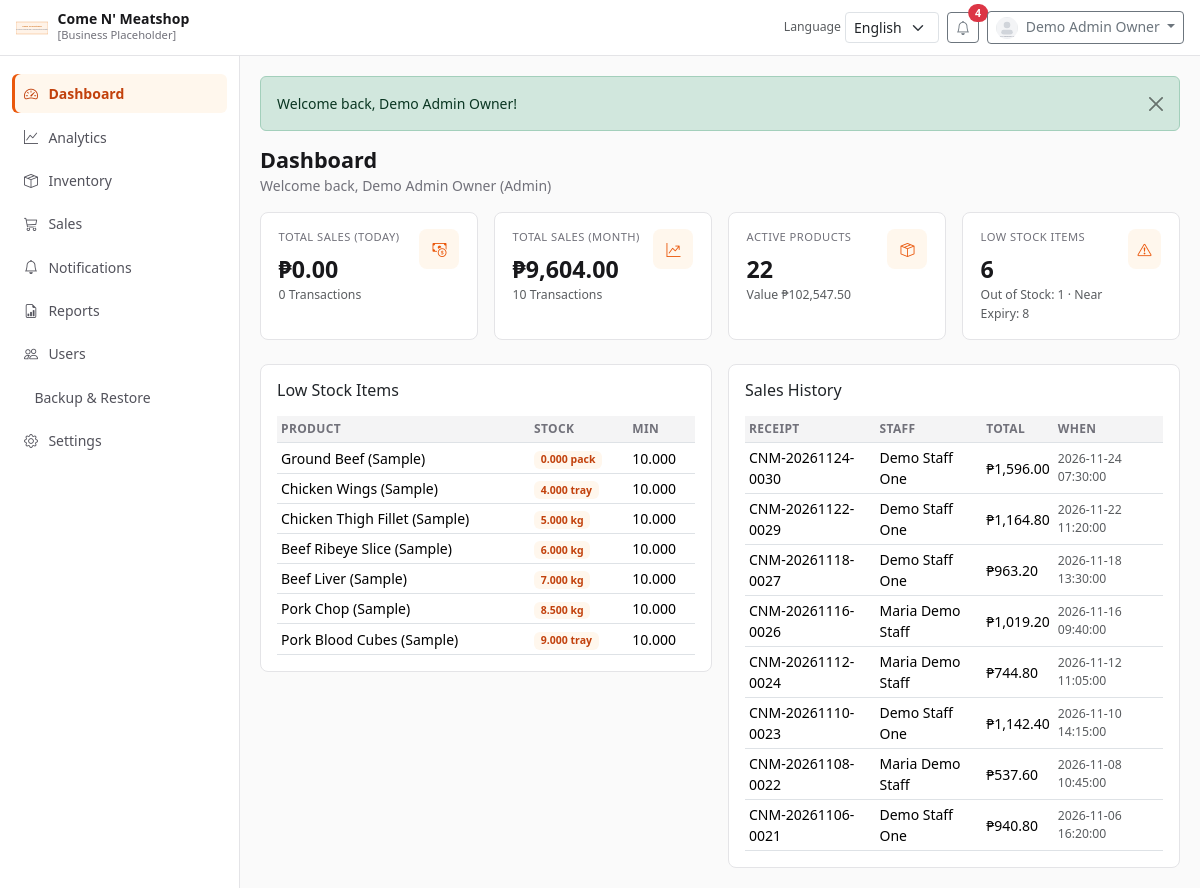
The app's page /modules/dashboard/index.php (signed in) with its own data.
### tables this page shows
CREATE TABLE `products` (
  `id` INT UNSIGNED NOT NULL AUTO_INCREMENT,
  `category_id` INT UNSIGNED NULL,
  `name` VARCHAR(150) NOT NULL,
  `meat_type` VARCHAR(100) NULL,
  `description` TEXT NULL,
  `price` DECIMAL(12,2) NOT NULL DEFAULT 0.00,
  `unit` VARCHAR(30) NOT NULL DEFAULT 'kg',
  `stock_quantity` DECIMAL(12,3) NOT NULL DEFAULT 0.000,
  `min_stock_level` DECIMAL(12,3) NOT NULL DEFAULT 10.000,
  `expiration_date` DATE NULL,
  `image_path` VARCHAR(255) NULL,
  `barcode` VARCHAR(100) NULL,
  `supplier` VARCHAR(150) NULL,
  `status` ENUM('Active','Inactive','Archived','Deleted') NOT NULL DEFAULT 'Active',
  `created_by` INT UNSIGNED NULL,
  `updated_by` INT UNSIGNED NULL,
  `created_at` DATETIME NOT NULL DEFAULT CURRENT_TIMESTAMP,
  `updated_at` DATETIME NOT NULL DEFAULT CURRENT_TIMESTAMP ON UPDATE CURRENT_TIMESTAMP,
  `archived_at` DATETIME NULL,
  `deleted_at` DATETIME NULL,
  PRIMARY KEY (`id`),
  UNIQUE KEY `uk_products_barcode` (`barcode`),
  KEY `idx_products_category_status` (`category_id`, `status`),
  KEY `idx_products_name` (`name`),
  KEY `idx_products_status` (`status`),
  KEY `idx_products_expiration` (`expiration_date`),
  KEY `idx_products_stock` (`stock_quantity`),
  CONSTRAINT `fk_products_category` FOREIGN KEY (`category_id`) REFERENCES `product_categories` (`id`)
    ON UPDATE CASCADE ON DELETE SET NULL,
  CONSTRAINT `fk_products_created_by` FOREIGN KEY (`created_by`) REFERENCES `users` (`id`)
    ON UPDATE CASCADE ON DELETE SET NULL,
  CONSTRAINT `fk_products_updated_by` FOREIGN KEY (`updated_by`) REFERENCES `users` (`id`)
    ON UPDATE CASCADE ON DELETE SET NULL,
  CONSTRAINT `chk_products_price_nonneg` CHECK (`price` >= 0),
  CONSTRAINT `chk_products_stock_nonneg` CHECK (`stock_quantity` >= 0),
  CONSTRAINT `chk_products_min_stock_nonneg` CHECK (`min_stock_level` >= 0)
);

CREATE TABLE `sales` (
  `id` BIGINT UNSIGNED NOT NULL AUTO_INCREMENT,
  `receipt_number` VARCHAR(50) NOT NULL,
  `sale_datetime` DATETIME NOT NULL,
  `cashier_user_id` INT UNSIGNED NOT NULL,
  `customer_name` VARCHAR(150) NULL,
  `subtotal` DECIMAL(12,2) NOT NULL DEFAULT 0.00,
  `discount_percent` DECIMAL(5,2) NOT NULL DEFAULT 0.00,
  `discount_amount` DECIMAL(12,2) NOT NULL DEFAULT 0.00,
  `vat_rate_percent` DECIMAL(5,2) NOT NULL DEFAULT 12.00,
  `vat_amount` DECIMAL(12,2) NOT NULL DEFAULT 0.00,
  `total_amount` DECIMAL(12,2) NOT NULL DEFAULT 0.00,
  `payment_method` ENUM('Cash','GCash') NOT NULL,
  `amount_paid` DECIMAL(12,2) NOT NULL DEFAULT 0.00,
  `change_due` DECIMAL(12,2) NOT NULL DEFAULT 0.00,
  `status` ENUM('Completed','Edited','Voided','Deleted') NOT NULL DEFAULT 'Completed',
  `review_confirmed_at` DATETIME NULL,
  `remarks` VARCHAR(255) NULL,
  `void_reason` VARCHAR(255) NULL,
  `created_by` INT UNSIGNED NULL,
  `updated_by` INT UNSIGNED NULL,
  `voided_by` INT UNSIGNED NULL,
  `created_at` DATETIME NOT NULL DEFAULT CURRENT_TIMESTAMP,
  `updated_at` DATETIME NOT NULL DEFAULT CURRENT_TIMESTAMP ON UPDATE CURRENT_TIMESTAMP,
  `voided_at` DATETIME NULL,
  PRIMARY KEY (`id`),
  UNIQUE KEY `uk_sales_receipt_number` (`receipt_number`),
  KEY `idx_sales_datetime` (`sale_datetime`),
  KEY `idx_sales_cashier_datetime` (`cashier_user_id`, `sale_datetime`),
  KEY `idx_sales_status` (`status`),
  KEY `idx_sales_payment_method` (`payment_method`),
  CONSTRAINT `fk_sales_cashier` FOREIGN KEY (`cashier_user_id`) REFERENCES `users` (`id`)
    ON UPDATE CASCADE ON DELETE RESTRICT,
  CONSTRAINT `fk_sales_created_by` FOREIGN KEY (`created_by`) REFERENCES `users` (`id`)
    ON UPDATE CASCADE ON DELETE SET NULL,
  CONSTRAINT `fk_sales_updated_by` FOREIGN KEY (`updated_by`) REFERENCES `users` (`id`)
    ON UPDATE CASCADE ON DELETE SET NULL,
  CONSTRAINT `fk_sales_voided_by` FOREIGN KEY (`voided_by`) REFERENCES `users` (`id`)
    ON UPDATE CASCADE ON DELETE SET NULL,
  CONSTRAINT `chk_sales_totals_nonneg` CHECK (`subtotal` >= 0 AND `discount_amount` >= 0 AND `vat_amount` >= 0 AND `total_amount` >= 0 AND `amount_paid` >= 0 AND `change_due` >= 0)
);

CREATE TABLE `users` (
  `id` INT UNSIGNED NOT NULL AUTO_INCREMENT,
  `role_id` TINYINT UNSIGNED NOT NULL,
  `username` VARCHAR(50) NOT NULL,
  `email` VARCHAR(150) NOT NULL,
  `password_hash` VARCHAR(255) NOT NULL,
  `full_name` VARCHAR(150) NOT NULL,
  `phone` VARCHAR(30) NULL,
  `avatar_path` VARCHAR(255) NULL,
  `language_preference` ENUM('en','fil') NOT NULL DEFAULT 'en',
  `status` ENUM('Active','Inactive','Archived','Deleted') NOT NULL DEFAULT 'Active',
  `is_owner` TINYINT(1) NOT NULL DEFAULT 0,
  `last_login_at` DATETIME NULL,
  `created_by` INT UNSIGNED NULL,
  `updated_by` INT UNSIGNED NULL,
  `created_at` DATETIME NOT NULL DEFAULT CURRENT_TIMESTAMP,
  `updated_at` DATETIME NOT NULL DEFAULT CURRENT_TIMESTAMP ON UPDATE CURRENT_TIMESTAMP,
  `archived_at` DATETIME NULL,
  `deleted_at` DATETIME NULL,
  PRIMARY KEY (`id`),
  UNIQUE KEY `uk_users_username` (`username`),
  UNIQUE KEY `uk_users_email` (`email`),
  KEY `idx_users_role_status` (`role_id`, `status`),
  KEY `idx_users_status` (`status`),
  CONSTRAINT `fk_users_role` FOREIGN KEY (`role_id`) REFERENCES `roles` (`id`)
    ON UPDATE CASCADE ON DELETE RESTRICT,
  CONSTRAINT `fk_users_created_by` FOREIGN KEY (`created_by`) REFERENCES `users` (`id`)
    ON UPDATE CASCADE ON DELETE SET NULL,
  CONSTRAINT `fk_users_updated_by` FOREIGN KEY (`updated_by`) REFERENCES `users` (`id`)
    ON UPDATE CASCADE ON DELETE SET NULL
);

### includes/lang.php (called while the page is built, shortened)
<?php
function current_lang(): string
{
    $lang = $_SESSION['lang'] ?? 'en';
    return in_array($lang, ['en', 'fil'], true) ? $lang : 'en';
}
function translations(): array
{
    static $cache = [];
    $lang = current_lang();
    if (isset($cache[$lang])) {
        return $cache[$lang];
    }
    $file = __DIR__ . '/../assets/lang/' . $lang . '.php';
    $cache[$lang] = is_file($file) ? require $file : [];
    return $cache[$lang];
}
function __(string $key, array $replace = []): string
{
    $text = translations()[$key] ?? $key;
    return $text;
}

### assets/lang/en.php (called while the page is built, shortened)
<?php
return [
    'Please log in to continue.' => 'Please log in to continue.',
    'You do not have permission to access that page.' => 'You do not have permission to access that page.',
    'Invalid security token. Please try again.' => 'Invalid security token. Please try again.',
    'Dashboard' => 'Dashboard',
    'Analytics' => 'Analytics',
    'Inventory' => 'Inventory',
    'Sales' => 'Sales',
    'Notifications' => 'Notifications',
    'Reports' => 'Reports',
    'Users' => 'Users',
    'Backup & Restore' => 'Backup & Restore',
    'Settings' => 'Settings',
    'Profile' => 'Profile',
    'Logout' => 'Logout',
    'Login' => 'Login',
    'Username or Email' => 'Username or Email',
    'Password' => 'Password',
    'Sign in' => 'Sign in',
    'Welcome back' => 'Welcome back',
    'Sales Summary' => 'Sales Summary',
    'Inventory Summary' => 'Inventory Summary',
    'Low Stock Items' => 'Low Stock Items',
    'Search' => 'Search',
    'Add Product' => 'Add Product',
    'Add Stock' => 'Add Stock',
    'Save' => 'Save',
    'Cancel' => 'Cancel',
    'Edit' => 'Edit',
    'Delete' => 'Delete',
    'Archive' => 'Archive',
    'Restore' => 'Restore',
    'Record Sale' => 'Record Sale',
    'Sales History' => 'Sales History',
    'Review Sale' => 'Review Sale',
    'Confirm & Save' => 'Confirm & Save',
    'Make Changes' => 'Make Changes',
    'Print Receipt' => 'Print Receipt',
    'Mark as read' => 'Mark as read',
    'Clear' => 'Clear',
    'Language' => 'Language',
    'English' => 'English',
    'Filipino' => 'Filipino',
    'Invalid username or password.' => 'Invalid username or password.',
    'Account is not active.' => 'Account is not active.',
    'Logged out successfully.' => 'Logged out successfully.',
    'Profile updated successfully.' => 'Profile updated successfully.',
    'No records found.' => 'No records found.',
    'Actions' => 'Actions',
    'Status' => 'Status',
    'Total Sales' => 'Total Sales',
    'Transactions' => 'Transactions',
    'Products' => 'Products',
    'Active Products' => 'Active Products',
    'Out of Stock' => 'Out of Stock',
    'Near Expiry' => 'Near Expiry',
    'Expired' => 'Expired',
];

### includes/functions.php (called while the page is built, shortened)
<?php
function app_config(?string $key = null)
{
    static $config = null;
    if ($config === null) {
        $config = require __DIR__ . '/../config/app.php';
    }
    $parts = explode('.', $key);
    $value = $config;
    foreach ($parts as $part) {
        $value = $value[$part];
    }
    return $value;
}
function e(?string $value): string
{
    return htmlspecialchars((string) $value, ENT_QUOTES | ENT_SUBSTITUTE, 'UTF-8');
}
function money($amount): string
{
    return app_config('currency_symbol') . number_format((float) $amount, 2);
}
function current_user(): ?array
{
    return $_SESSION['user'] ?? null;
}

### config/app.php (called while the page is built, shortened)
<?php
return [
    'name' => "Come N' Meatshop",
    'tagline' => 'Web-Based Inventory Management System',
    'timezone' => 'Asia/Manila',
    'base_path' => str_replace('\\', '/', dirname(__DIR__)),
    'base_url' => '/clone/INSY55-System/INSY55%20project%20system/',
    'default_language' => 'en',
    'supported_languages' => ['en', 'fil'],
    'currency_symbol' => '₱',
    'currency_code' => 'PHP',
    'default_vat_percent' => 12.00,
    'default_min_stock' => 10,
    'near_expiry_days' => 3,
    'email_notifications_enabled' => false,
    'business' => [
        'name' => "Come N' Meatshop",
        'address' => '[Business Address Placeholder]',
        'phone' => '[Contact Number Placeholder]',
        'email' => '[Business Email Placeholder]',
        'logo' => 'assets/images/placeholders/logo-placeholder.svg',
        'receipt_footer' => "Thank you for shopping at Come N' Meatshop!",
    ],
];

### modules/dashboard/index.php (the view, shortened to what this page needs)
<?php
$pdo = db();
$nearDays = (int) app_config('near_expiry_days');
$todaySales = $pdo->query(
    "SELECT COALESCE(SUM(total_amount),0) AS total, COUNT(*) AS txn
     FROM sales WHERE DATE(sale_datetime) = CURDATE() AND status IN ('Completed','Edited')"
)->fetch();
$monthSales = $pdo->query(
    "SELECT COALESCE(SUM(total_amount),0) AS total, COUNT(*) AS txn
     FROM sales WHERE YEAR(sale_datetime)=YEAR(CURDATE()) AND MONTH(sale_datetime)=MONTH(CURDATE())
       AND status IN ('Completed','Edited')"
)->fetch();
$inventory = $pdo->query(
    "SELECT
        SUM(status='Active') AS active_count,
        SUM(status='Active' AND stock_quantity <= 0) AS out_count,
        SUM(status='Active' AND stock_quantity > 0 AND stock_quantity <= min_stock_level) AS low_count,
        COALESCE(SUM(CASE WHEN status='Active' THEN stock_quantity * price ELSE 0 END),0) AS inventory_value
     FROM products"
)->fetch();
$nearExpiry = $pdo->prepare(
    "SELECT COUNT(*) FROM products
     WHERE status='Active' AND expiration_date IS NOT NULL
       AND expiration_date >= CURDATE()
       AND expiration_date <= DATE_ADD(CURDATE(), INTERVAL ? DAY)"
);
$nearExpiry->execute([$nearDays]);
$nearExpiryCount = (int) $nearExpiry->fetchColumn();
$lowItems = $pdo->query(
    "SELECT id, name, stock_quantity, min_stock_level, unit
     FROM products
     WHERE status='Active' AND stock_quantity <= min_stock_level
     ORDER BY stock_quantity ASC LIMIT 8"
)->fetchAll();
$recentSales = $pdo->query(
    "SELECT s.receipt_number, s.sale_datetime, s.total_amount, s.status, u.full_name
     FROM sales s
     INNER JOIN users u ON u.id = s.cashier_user_id
     WHERE s.status IN ('Completed','Edited')
     ORDER BY s.sale_datetime DESC LIMIT 8"
)->fetchAll();
require __DIR__ . '/../../includes/header.php';
?>
<div class="page-header">
    <div>
        <h1><?= e(__('Dashboard')) ?></h1>
        <p class="subtitle"><?= e(__('Welcome back')) ?>, <?= e(current_user()['full_name']) ?> (<?= e(current_user()['role_name']) ?>)</p>
    </div>
</div>
<div class="row g-3 mb-4">
    <div class="col-6 col-lg-3">
        <div class="stats-card d-flex justify-content-between align-items-start">
            <div>
                <div class="label"><?= e(__('Total Sales')) ?> (Today)</div>
                <div class="value"><?= e(money($todaySales['total'])) ?></div>
                <div class="small text-muted"><?= (int) $todaySales['txn'] ?> <?= e(__('Transactions')) ?></div>
            </div>
            <div class="icon-box"><i class="bi bi-cash-coin"></i></div>
        </div>
    </div>
    <div class="col-6 col-lg-3">
        <div class="stats-card d-flex justify-content-between align-items-start">
            <div>
                <div class="label"><?= e(__('Total Sales')) ?> (Month)</div>
                <div class="value"><?= e(money($monthSales['total'])) ?></div>
                <div class="small text-muted"><?= (int) $monthSales['txn'] ?> <?= e(__('Transactions')) ?></div>
            </div>
            <div class="icon-box"><i class="bi bi-graph-up-arrow"></i></div>
        </div>
    </div>
    <div class="col-6 col-lg-3">
        <div class="stats-card d-flex justify-content-between align-items-start">
            <div>
                <div class="label"><?= e(__('Active Products')) ?></div>
                <div class="value"><?= (int) $inventory['active_count'] ?></div>
                <div class="small text-muted">Value <?= e(money($inventory['inventory_value'])) ?></div>
            </div>
            <div class="icon-box"><i class="bi bi-box-seam"></i></div>
        </div>
    </div>
    <div class="col-6 col-lg-3">
        <div class="stats-card d-flex justify-content-between align-items-start">
            <div>
                <div class="label"><?= e(__('Low Stock Items')) ?></div>
                <div class="value"><?= (int) $inventory['low_count'] ?></div>
                <div class="small text-muted"><?= e(__('Out of Stock')) ?>: <?= (int) $inventory['out_count'] ?> · <?= e(__('Near Expiry')) ?>: <?= $nearExpiryCount ?></div>
            </div>
            <div class="icon-box"><i class="bi bi-exclamation-triangle"></i></div>
        </div>
    </div>
</div>
<div class="row g-3">
    <div class="col-lg-6">
        <div class="card">
            <div class="card-body">
                <h2 class="h6 mb-3"><?= e(__('Low Stock Items')) ?></h2>
                <div class="table-responsive">
                    <table class="table table-sm table-hover align-middle mb-0">
                        <thead><tr><th>Product</th><th>Stock</th><th>Min</th></tr></thead>
                        <tbody>
                        <?php if (!$lowItems): ?>
                            <tr><td colspan="3" class="text-muted"><?= e(__('No records found.')) ?></td></tr>
                        <?php else: foreach ($lowItems as $item): ?>
                            <tr>
                                <td><?= e($item['name']) ?></td>
                                <td><span class="badge badge-soft-warning"><?= e($item['stock_quantity'] . ' ' . $item['unit']) ?></span></td>
                                <td><?= e($item['min_stock_level']) ?></td>
                            </tr>
                        <?php endforeach; endif; ?>
                        </tbody>
                    </table>
                </div>
            </div>
        </div>
    </div>
    <div class="col-lg-6">
        <div class="card">
            <div class="card-body">
                <h2 class="h6 mb-3"><?= e(__('Sales History')) ?></h2>
                <div class="table-responsive">
                    <table class="table table-sm table-hover align-middle mb-0">
                        <thead><tr><th>Receipt</th><th>Staff</th><th>Total</th><th>When</th></tr></thead>
                        <tbody>
                        <?php if (!$recentSales): ?>
                            <tr><td colspan="4" class="text-muted"><?= e(__('No records found.')) ?></td></tr>
                        <?php else: foreach ($recentSales as $sale): ?>
                            <tr>
                                <td><?= e($sale['receipt_number']) ?></td>
                                <td><?= e($sale['full_name']) ?></td>
                                <td><?= e(money($sale['total_amount'])) ?></td>
                                <td class="small text-muted"><?= e($sale['sale_datetime']) ?></td>
                            </tr>
                        <?php endforeach; endif; ?>
                        </tbody>
                    </table>
                </div>
            </div>
        </div>
    </div>
</div>
<?php require __DIR__ . '/../../includes/footer.php'; ?>

### records on screen
products: name "Ground Beef (Sample)", stock_quantity+unit "0.000 pack", min_stock_level "10.000"
products: name "Chicken Wings (Sample)", stock_quantity+unit "4.000 tray", min_stock_level "10.000"
products: name "Chicken Thigh Fillet (Sample)", stock_quantity+unit "5.000 kg", min_stock_level "10.000"
products: name "Beef Ribeye Slice (Sample)", stock_quantity+unit "6.000 kg", min_stock_level "10.000"
products: name "Beef Liver (Sample)", stock_quantity+unit "7.000 kg", min_stock_level "10.000"
products: name "Pork Chop (Sample)", stock_quantity+unit "8.500 kg", min_stock_level "10.000"
products: name "Pork Blood Cubes (Sample)", stock_quantity+unit "9.000 tray", min_stock_level "10.000"
sales: receipt_number "CNM-20261124-0030", cashier_user.full_name "Demo Staff One", total_amount "₱1,596.00", sale_datetime "2026-11-24 07:30:00"
sales: receipt_number "CNM-20261122-0029", cashier_user.full_name "Demo Staff One", total_amount "₱1,164.80", sale_datetime "2026-11-22 11:20:00"
sales: receipt_number "CNM-20261118-0027", cashier_user.full_name "Demo Staff One", total_amount "₱963.20", sale_datetime "2026-11-18 13:30:00"
sales: receipt_number "CNM-20261116-0026", cashier_user.full_name "Maria Demo Staff", total_amount "₱1,019.20", sale_datetime "2026-11-16 09:40:00"
sales: receipt_number "CNM-20261112-0024", cashier_user.full_name "Maria Demo Staff", total_amount "₱744.80", sale_datetime "2026-11-12 11:05:00"
sales: receipt_number "CNM-20261110-0023", cashier_user.full_name "Demo Staff One", total_amount "₱1,142.40", sale_datetime "2026-11-10 14:15:00"
sales: receipt_number "CNM-20261108-0022", cashier_user.full_name "Maria Demo Staff", total_amount "₱537.60", sale_datetime "2026-11-08 10:45:00"
sales: receipt_number "CNM-20261106-0021", cashier_user.full_name "Demo Staff One", total_amount "₱940.80", sale_datetime "2026-11-06 16:20:00"

### other values on screen
app_config('business.name') "Come N' Meatshop"
__('Language') "Language"
$unread "4"
$user['full_name'] "Demo Admin Owner"
$link['label'] "Dashboard"
$link['label'] "Analytics"
$link['label'] "Inventory"
$link['label'] "Sales"
$link['label'] "Notifications"
$link['label'] "Reports"
$link['label'] "Users"
$link['label'] "Backup & Restore"
$link['label'] "Settings"
$flash['message'] "Welcome back, Demo Admin Owner!"
__('Dashboard') "Dashboard"
